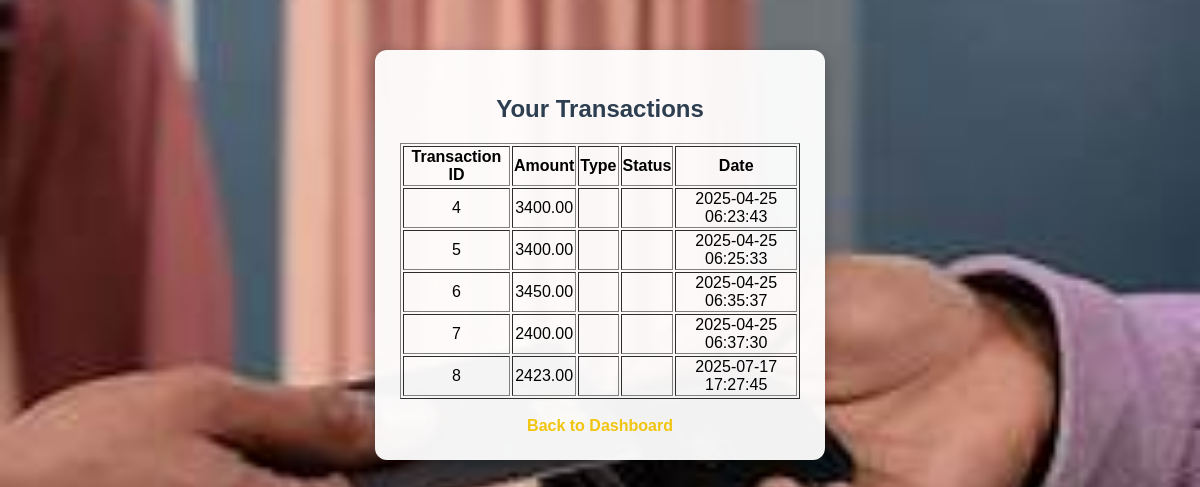
The app's page /credit-card-processing/backend/view-transaction.php (signed in) with its own data.
### tables this page shows
CREATE TABLE `transactions` (
  `id` int(11) NOT NULL,
  `user_id` int(11) NOT NULL,
  `card_id` int(11) NOT NULL,
  `amount` decimal(10,2) NOT NULL,
  `status` enum('pending','approved','declined') DEFAULT 'pending',
  `transaction_date` timestamp NOT NULL DEFAULT current_timestamp()
);

### credit-card-processing/backend/view-transaction.php (the view, shortened to what this page needs)
<?php
include '../backend/config.php';
$user_id = $_SESSION['user_id'];
$role = $_SESSION['role'];
if ($role == 'admin') {
    $query = "SELECT * FROM transactions";
} else {
    $query = "SELECT * FROM transactions WHERE user_id = $user_id";
}
$result = $conn->query($query);
?>
<!DOCTYPE html>
<html lang="en">
<head>
    <link rel="stylesheet" href="style.css">
</head>
<body>
    <div class="container">
        <h2>Your Transactions</h2>
        <table border="1">
            <tr>
                <th>Transaction ID</th>
                <th>Amount</th>
                <th>Type</th>
                <th>Status</th>
                <th>Date</th>
            </tr>
            <?php while ($row = $result->fetch_assoc()) { ?>
            <tr>
                <td><?php echo $row['id']; ?></td>
                <td><?php echo $row['amount']; ?></td>
                <td><?php echo $row['transaction_type']; ?></td>
                <td><?php echo $row['status']; ?></td>
                <td><?php echo $row['transaction_date']; ?></td>
            </tr>
            <?php } ?>
        </table>
        <br>
        <a href="customer.html">Back to Dashboard</a>
    </div>
</body>
</html>

### credit-card-processing/frontend/style.css (style rules this page uses)
body { font-family: 'Arial', sans-serif; background: url('background.jpg') no-repeat center center fixed; background-size: cover; text-align: center; padding: 50px; margin: 0; color: black; }
.container { width: 400px; background: rgba(255, 255, 255, 0.95); padding: 25px; margin: auto; border-radius: 12px; box-shadow: 0 5px 15px rgba(0, 0, 0, 0.3); transition: transform 0.3s ease-in-out; }
h2 { color: #2c3e50; font-size: 24px; font-weight: bold; }
a { color: #f1c40f; text-decoration: none; font-weight: bold; }

### records on screen
transactions: id "4", amount "3400.00", transaction_date "2025-04-25 06:23:43"
transactions: id "5", amount "3400.00", transaction_date "2025-04-25 06:25:33"
transactions: id "6", amount "3450.00", transaction_date "2025-04-25 06:35:37"
transactions: id "7", amount "2400.00", transaction_date "2025-04-25 06:37:30"
transactions: id "8", amount "2423.00", transaction_date "2025-07-17 17:27:45"
